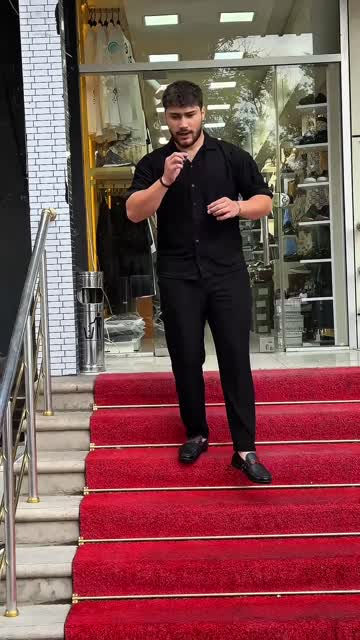
#> input picture 00_Working/scan_1649/f_001.jpg, 360 x 640 px; its folder holds 4 pictures in this run
$ python scan_candidate_vids.py
#> lines starting #> are read from the running program, lines starting #| are printed output that depends on the picture
import os
import subprocess
import glob
from PIL import Image, ImageDraw

def scan_video(vname, out_dir, montage_path, fps=2, max_frames=24):
#> called with vname = 'IMG_1649.MOV', fps = 1, max_frames = 24
    os.makedirs(out_dir, exist_ok=True)
    vpath = os.path.join(r"D:\Media\Telegram_Exports\ChatExport_2026-09-26\video_files", vname)
    cmd = [
        'ffmpeg', '-y',
        '-i', vpath,
        '-vf', f'fps={fps},scale=360:640',
        '-vframes', str(max_frames),
        os.path.join(out_dir, 'f_%03d.jpg')
    ]
    subprocess.run(cmd, check=True)
#> (this line was passed over: subprocess is not available in this run)
    files = sorted(glob.glob(os.path.join(out_dir, 'f_*.jpg')))
    cols = 6
    thumb_w = 200
    thumb_h = 356
    rows = (len(files) + cols - 1) // cols
    montage = Image.new('RGB', (cols * thumb_w, rows * thumb_h), (20, 20, 20))
#> montage: PIL image 1200x356 RGB; every value is 20
    draw = ImageDraw.Draw(montage)
    for idx, f in enumerate(files):
        im = Image.open(f).resize((thumb_w, thumb_h), Image.Resampling.LANCZOS)
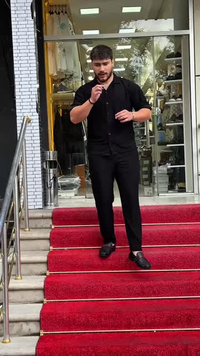
#> im: PIL image 200x356 RGB; mean R, G, B 125.9, 81, 81.7
        r = idx // cols
        c = idx % cols
        x = c * thumb_w
        y = r * thumb_h
        montage.paste(im, (x, y))
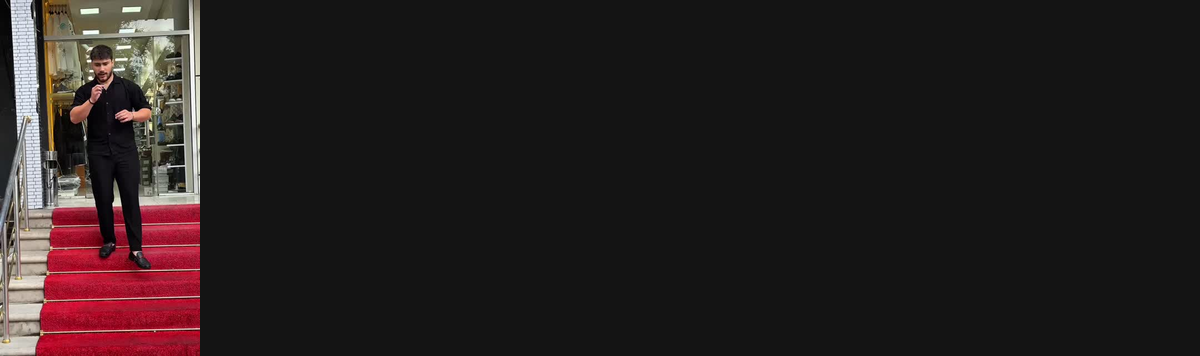
#> montage: PIL image 1200x356 RGB; mean R, G, B 37.7, 30.2, 30.3
        draw.rectangle([x, y, x + thumb_w, y + 20], fill=(0, 0, 0, 180))
        draw.text((x + 4, y + 2), f"{idx * (1.0/fps):.1f}s", fill=(255, 255, 255))
#> pass 2 of the loop in scan_video, `for idx, f in enumerate(files):`:
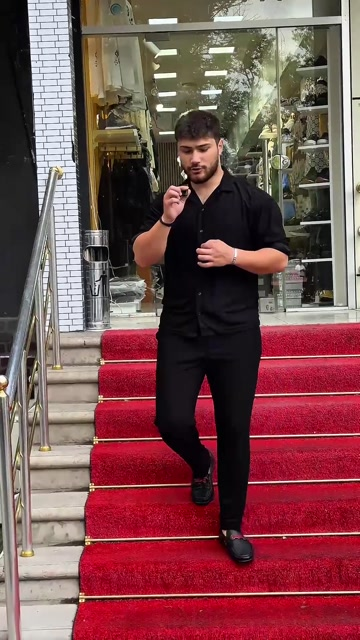
#> input picture 00_Working/scan_1649/f_003.jpg, 360 x 640 px
#> in scan_video, `im = Image.open(f).resize((thumb_w, thumb_h), Image.Resampling.LANCZOS)`:
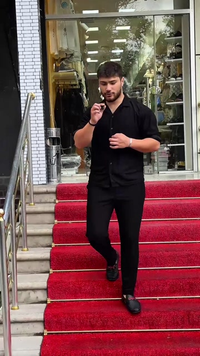
#> im: PIL image 200x356 RGB; mean R, G, B 123.4, 77.3, 79.2
#> in scan_video, `montage.paste(im, (x, y))`:
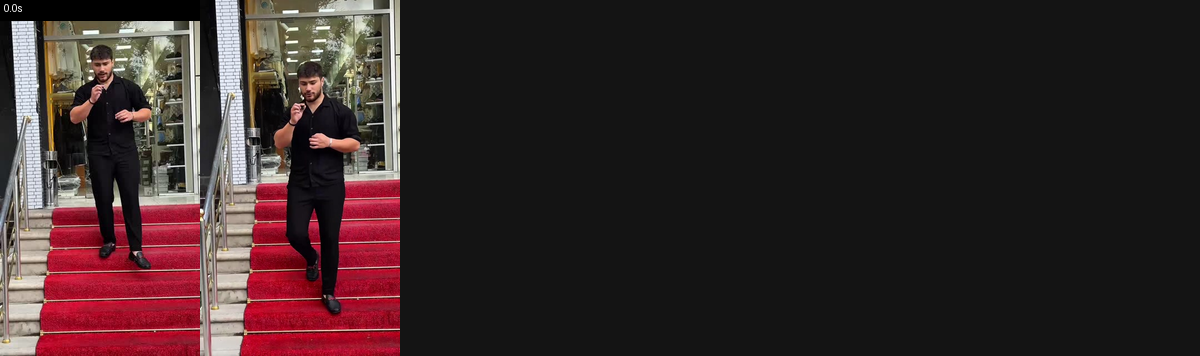
#> montage: PIL image 1200x356 RGB; mean R, G, B 53.8, 38.7, 39.3
#> pass 3 of the loop in scan_video, `for idx, f in enumerate(files):`:
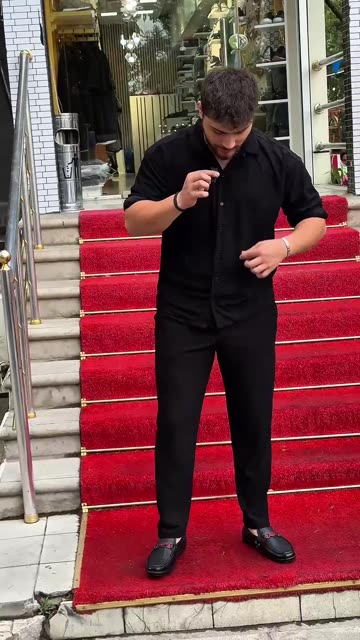
#> input picture 00_Working/scan_1649/f_007.jpg, 360 x 640 px
#> in scan_video, `im = Image.open(f).resize((thumb_w, thumb_h), Image.Resampling.LANCZOS)`:
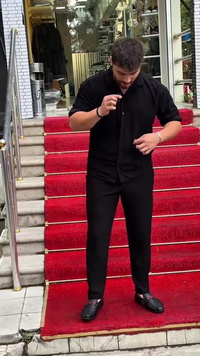
#> im: PIL image 200x356 RGB; mean R, G, B 127.5, 77.6, 79.8
#> in scan_video, `montage.paste(im, (x, y))`:
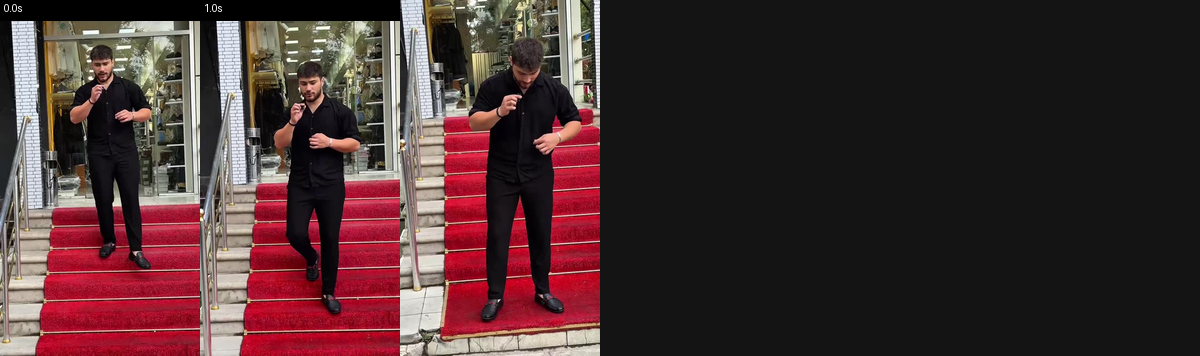
#> montage: PIL image 1200x356 RGB; mean R, G, B 70.5, 47.1, 48.2
#> the loop made 4 passes; the first 3 are shown
    montage.save(montage_path, quality=85)
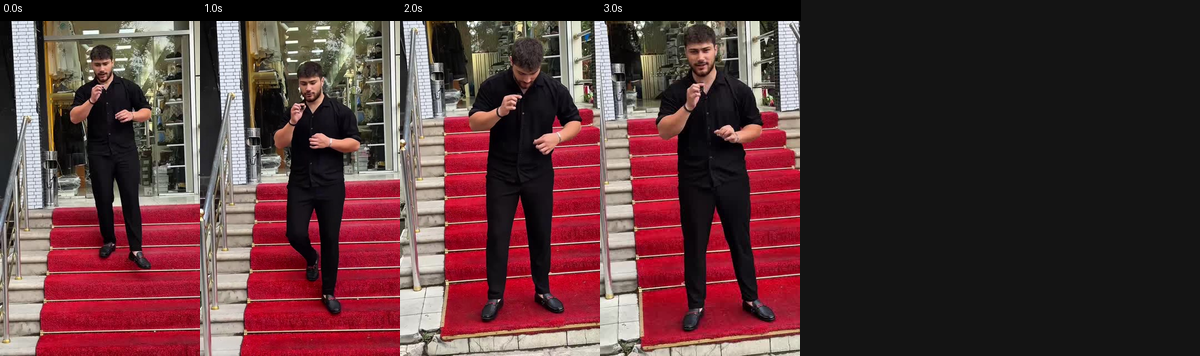
#> saved as montage_1649.jpg: PIL image 1200x356 RGB; mean R, G, B 85.8, 53.5, 55.5
    print(f"Saved {montage_path}")

scan_video('IMG_1649.MOV',
           r'C:\Users\User\Documents\Moradin Industries\04_Projects\Marko_Digital_Atelier\00_Working\scan_1649',
           r'C:\Users\User\Documents\Moradin Industries\04_Projects\Marko_Digital_Atelier\00_Working\montage_1649.jpg',
           fps=1, max_frames=24)

scan_video('IMG_7803.MOV',
           r'C:\Users\User\Documents\Moradin Industries\04_Projects\Marko_Digital_Atelier\00_Working\scan_7803',
           r'C:\Users\User\Documents\Moradin Industries\04_Projects\Marko_Digital_Atelier\00_Working\montage_7803.jpg',
           fps=1, max_frames=24)
#> (the run stopped early here; a loop or call above may not have finished)
